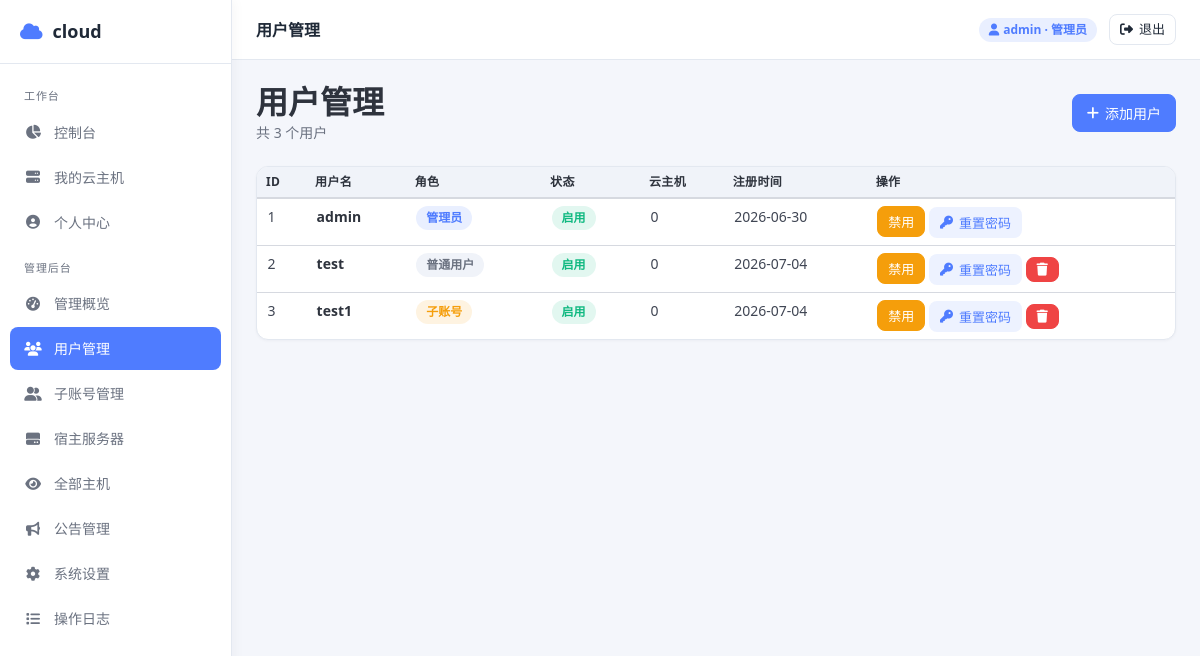
Page /admin/users (signed in) on the committed database.
### app/models.py (models this page shows)
class User(Base):
    __tablename__ = "users"
    id: Mapped[int] = mapped_column(Integer, primary_key=True, autoincrement=True)
    username: Mapped[str] = mapped_column(String(64), unique=True, nullable=False, index=True)
    password_hash: Mapped[str] = mapped_column(String(256), nullable=False)
    role: Mapped[UserRole] = mapped_column(SAEnum(UserRole), default=UserRole.USER)
    is_active: Mapped[bool] = mapped_column(Boolean, default=True)
    parent_id: Mapped[int] = mapped_column(Integer, ForeignKey("users.id"), nullable=True)
    created_at: Mapped[datetime] = mapped_column(DateTime, default=_utcnow)
    updated_at: Mapped[datetime] = mapped_column(DateTime, default=_utcnow, onupdate=_utcnow)
    vms = relationship("VM", back_populates="owner")
    servers = relationship("Server", back_populates="owner")
    parent = relationship("User", remote_side="User.id", back_populates="subusers")
    subusers = relationship("User", back_populates="parent")
    vm_assignments = relationship("VMAssignment", back_populates="subuser", cascade="all, delete-orphan")

### app/routers/admin_router.py (the view)
@router.get("/users", response_class=HTMLResponse)
async def admin_users(request: Request, db: AsyncSession = Depends(get_db)):
    admin = await require_admin(request, db)
    users = (await db.execute(select(User).options(selectinload(User.vms)).order_by(User.id))).scalars().all()
    return templates.TemplateResponse("admin/users.html", {
        "request": request, "user": admin, "users": users})

### app/templates/admin/users.html (shortened to what this page needs)
{% extends "base.html" %}
{% from "_macros.html" import role_badge %}
{% block page_title %}用户管理{% endblock %}
{% block content %}
<div class="level">
    <div><h1 class="title">用户管理</h1><p class="subtitle">共 {{ users|length }} 个用户</p></div>
    <button class="btn btn-primary" onclick="openModal('createModal')"><i class="fas fa-plus"></i> 添加用户</button>
</div>
<div class="card" style="padding:0;overflow:hidden">
    <div class="tbl-wrap"><table>
        <thead><tr><th>ID</th><th>用户名</th><th>角色</th><th>状态</th><th>云主机</th><th>注册时间</th><th>操作</th></tr></thead>
        <tbody>
        {% for u in users %}
        <tr>
            <td>{{ u.id }}</td>
            <td><strong>{{ u.username }}</strong></td>
            <td>{{ role_badge(u.role) }}</td>
            <td>{% if u.is_active %}<span class="tag tag-ok">启用</span>{% else %}<span class="tag tag-off">禁用</span>{% endif %}</td>
            <td>{{ u.vms|length }}</td>
            <td>{{ u.created_at.strftime('%Y-%m-%d') }}</td>
            <td>
                <form method="post" action="/admin/users/{{ u.id }}/toggle" style="display:inline"><button class="btn btn-sm {{ 'btn-warn' if u.is_active else 'btn-ok' }}">{{ '禁用' if u.is_active else '启用' }}</button></form>
                <button class="btn btn-info btn-sm" onclick="resetPwd({{ u.id }})"><i class="fas fa-key"></i> 重置密码</button>
                {% if u.role.value != 'admin' %}
                <form method="post" action="/admin/users/{{ u.id }}/delete" style="display:inline" onsubmit="return confirm('确认删除用户 {{ u.username }}?')"><button class="btn btn-danger btn-sm"><i class="fas fa-trash"></i></button></form>
                {% endif %}
            </td>
        </tr>
        {% endfor %}
        </tbody>
    </table></div>
</div>
{% endblock %}

### app/templates/base.html (shortened to what this page needs)
<!DOCTYPE html>
<html lang="zh-CN">
<head>
    <link rel="stylesheet" href="https://cdn.jsdelivr.net/npm/bulma@1.0.2/css/bulma.min.css">
    <link rel="stylesheet" href="https://cdnjs.cloudflare.com/ajax/libs/font-awesome/6.7.2/css/all.min.css">
</head>
<body>
{% if user %}
<div class="layout">
    <aside class="sidebar" id="sidebar">
        <div class="brand"><i class="fas fa-cloud"></i> cloud</div>
        <nav class="nav">
            <div class="nav-section">工作台</div>
            <a href="/dashboard" class="{{ 'active' if request.url.path == '/dashboard' else '' }}"><i class="fas fa-chart-pie"></i> 控制台</a>
            <a href="/vms" class="{{ 'active' if request.url.path.startswith('/vms') else '' }}"><i class="fas fa-server"></i> {% if user.role.value == 'subuser' %}我的虚拟机{% else %}我的云主机{% endif %}</a>
            <a href="/profile" class="{{ 'active' if request.url.path == '/profile' else '' }}"><i class="fas fa-user-circle"></i> 个人中心</a>
            {% if user.role == 'admin' %}
            <div class="nav-section">管理后台</div>
            <a href="/admin/dashboard" class="{{ 'active' if request.url.path.startswith('/admin/dashboard') else '' }}"><i class="fas fa-tachometer-alt"></i> 管理概览</a>
            <a href="/admin/users" class="{{ 'active' if request.url.path.startswith('/admin/users') else '' }}"><i class="fas fa-users"></i> 用户管理</a>
            <a href="/admin/subusers" class="{{ 'active' if request.url.path.startswith('/admin/subusers') else '' }}"><i class="fas fa-user-friends"></i> 子账号管理</a>
            <a href="/admin/servers" class="{{ 'active' if request.url.path.startswith('/admin/servers') else '' }}"><i class="fas fa-hdd"></i> 宿主服务器</a>
            <a href="/admin/vms" class="{{ 'active' if request.url.path.startswith('/admin/vms') else '' }}"><i class="fas fa-eye"></i> 全部主机</a>
            <a href="/admin/announcements" class="{{ 'active' if request.url.path.startswith('/admin/announcements') else '' }}"><i class="fas fa-bullhorn"></i> 公告管理</a>
            <a href="/admin/settings" class="{{ 'active' if request.url.path.startswith('/admin/settings') else '' }}"><i class="fas fa-cog"></i> 系统设置</a>
            <a href="/admin/logs" class="{{ 'active' if request.url.path.startswith('/admin/logs') else '' }}"><i class="fas fa-list"></i> 操作日志</a>
            {% endif %}
        </nav>
    </aside>
    <div class="main">
        <header class="topbar">
            <div style="display:flex;align-items:center;gap:12px">
                <span class="page-title">{% block page_title %}{% endblock %}</span>
            </div>
            <div class="user-area">
                <span class="tag {{ 'tag-info' if user.role == 'admin' else ('tag-warn' if user.role.value == 'subuser' else 'tag-light') }}"><i class="fas fa-user"></i> {{ user.username }}{% if user.role == 'admin' %} · 管理员{% elif user.role.value == 'subuser' %} · 子账号{% endif %}</span>
                <a class="btn btn-sm" href="/logout"><i class="fas fa-sign-out-alt"></i> 退出</a>
            </div>
        </header>
        <main class="content">
            {% block content %}{% endblock %}
        </main>
    </div>
</div>
{% else %}
{% block guest %}{% endblock %}
{% endif %}
</body>
</html>

### app/templates/_macros.html (shortened to what this page needs)
{% macro role_badge(role) %}
{% if role.value == 'admin' %}<span class="tag tag-info">管理员</span>
{% elif role.value == 'subuser' %}<span class="tag tag-warn">子账号</span>
{% else %}<span class="tag tag-light">普通用户</span>
{% endif %}
{% endmacro %}

### app/templates/base.html (style rules this page uses)
:root { --bg:#f4f6fb; --panel:#ffffff; --panel-2:#f0f3f9; --border:#e3e8f0; --text:#1f2937; --muted:#6b7280; --primary:#4f7cff; --primary-d:#3a63d6; --ok:#10b981; --warn:#f59e0b; --danger:#ef4444; }
* { box-sizing:border-box }
body { background:var(--bg);color:var(--text);font-family:"Microsoft YaHei","PingFang SC",system-ui,-apple-system,sans-serif;margin:0 }
a { color:var(--primary);text-decoration:none }
.layout { display:flex;min-height:100vh }
.sidebar { width:232px;background:#ffffff;border-right:1px solid var(--border);position:fixed;top:0;bottom:0;left:0;display:flex;flex-direction:column;z-index:30;box-shadow:2px 0 12px rgba(15,23,42,.04) }
.sidebar .brand { padding:18px 20px;font-weight:700;font-size:18px;border-bottom:1px solid var(--border);display:flex;align-items:center;gap:10px;color:#1f2937 }
.sidebar .brand i { color:var(--primary) }
.nav { padding:10px;flex:1;overflow-y:auto }
.nav a { display:flex;align-items:center;gap:12px;padding:11px 14px;border-radius:8px;color:var(--muted);margin-bottom:2px;font-size:14px;transition:.15s }
.nav a.active { background:var(--primary);color:#fff }
.nav a i { width:18px;text-align:center }
.nav .nav-section { font-size:11px;color:var(--muted);letter-spacing:.08em;padding:14px 14px 6px }
.main { margin-left:232px;flex:1;display:flex;flex-direction:column;min-width:0 }
.topbar { height:60px;background:#ffffff;border-bottom:1px solid var(--border);display:flex;align-items:center;justify-content:space-between;padding:0 24px;position:sticky;top:0;z-index:20 }
.topbar .page-title { font-weight:600;font-size:16px;color:#1f2937 }
.topbar .user-area { display:flex;align-items:center;gap:12px }
.content { padding:24px;flex:1;max-width:1280px;width:100% }
.card { background:#ffffff;border:1px solid var(--border);border-radius:12px;padding:20px;margin-bottom:20px;box-shadow:0 1px 3px rgba(15,23,42,.04) }
.tbl-wrap { overflow-x:auto }
table { width:100%;border-collapse:collapse }
th,td { padding:12px 14px;text-align:left;border-bottom:1px solid var(--border);font-size:14px;white-space:nowrap }
th { color:var(--muted);font-weight:600;font-size:12px;letter-spacing:.03em;background:var(--panel-2) }
.btn { display:inline-flex;align-items:center;gap:6px;padding:8px 14px;border-radius:8px;border:1px solid var(--border);background:#ffffff;color:var(--text);cursor:pointer;font-size:14px;text-decoration:none;transition:.15s;font-family:inherit }
.btn-primary { background:var(--primary);border-color:var(--primary);color:#fff }
.btn-warn { background:var(--warn);border-color:var(--warn);color:#fff }
.btn-danger { background:var(--danger);border-color:var(--danger);color:#fff }
.btn-info { background:rgba(79,124,255,.1);border-color:transparent;color:var(--primary) }
.btn-sm { padding:5px 10px;font-size:13px }
.tag { display:inline-flex;align-items:center;gap:4px;padding:3px 10px;border-radius:999px;font-size:12px;font-weight:600;white-space:nowrap }
.tag-ok { background:rgba(16,185,129,.12);color:var(--ok) }
.tag-info { background:rgba(79,124,255,.12);color:var(--primary) }
.tag-warn { background:rgba(245,158,11,.12);color:var(--warn) }
.tag-light { background:var(--panel-2);color:var(--muted) }
.level { display:flex;align-items:center;justify-content:space-between;flex-wrap:wrap;gap:12px;margin-bottom:20px }
.title { font-size:20px;font-weight:700;margin:0;color:#1f2937 }
.subtitle { font-size:14px;color:var(--muted);margin:4px 0 0 }

### rows in the picture
User: username "admin", id "1", shows "管理员", shows "启用", vms|length "0", created_at "2026-06-30", is_active "禁用"
User: id "2", username "test", shows "普通用户", shows "启用", vms|length "0", created_at "2026-07-04", is_active "禁用"
User: id "3", username "test1", shows "子账号", shows "启用", vms|length "0", created_at "2026-07-04", is_active "禁用"

### other values in the picture
{{ users|length }} "3"
